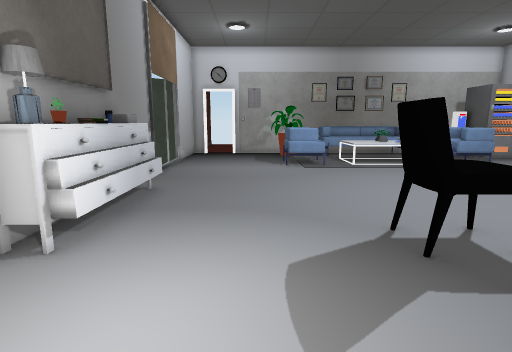
[1] (above)

18 first-person views from a walk through a 3-D level made in the Unity game engine. The camera is 1.2 m above the floor, tilts 10° down and sees 80° across. The floor is counted in squares, 0.5 m on a side. Each view is taken from the middle of a square. On the plan, view 1 faces up. The plan holds only what a view shows up to about 19 squares ahead; the rest is blank. Door leaves are left out, so doorways stand open. Some surface patterns are stand-ins.

[2]
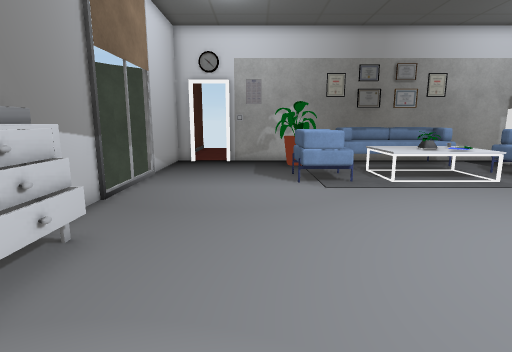

[3]
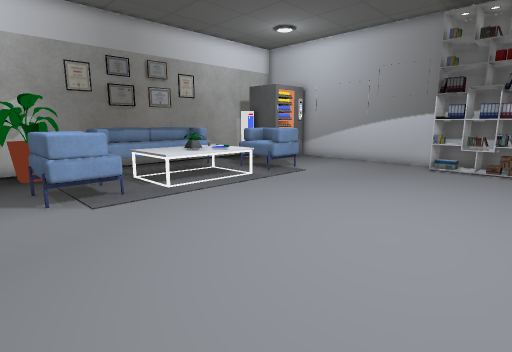

[4]
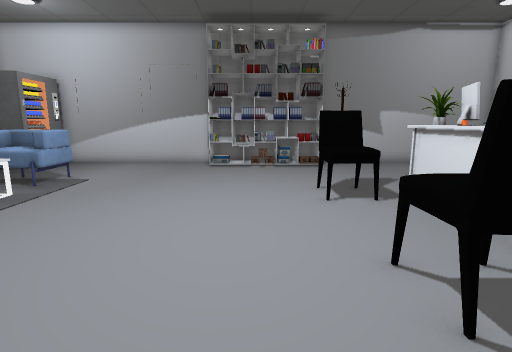

[5]
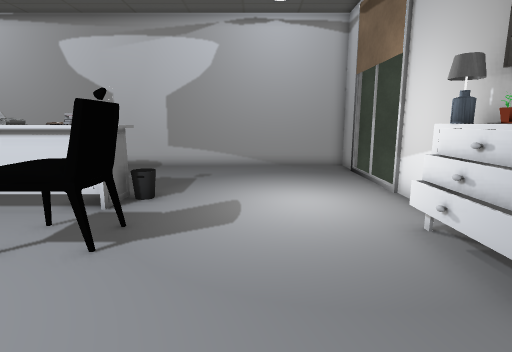

[6]
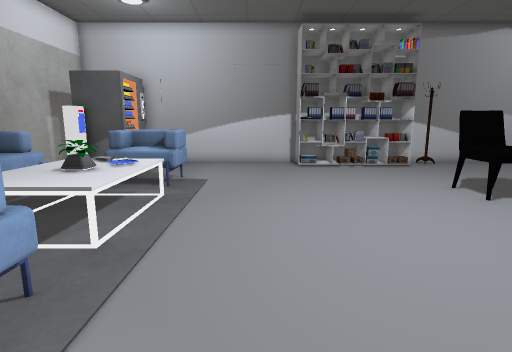

[7]
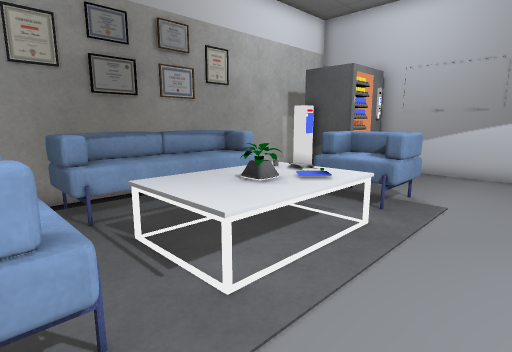

[8]
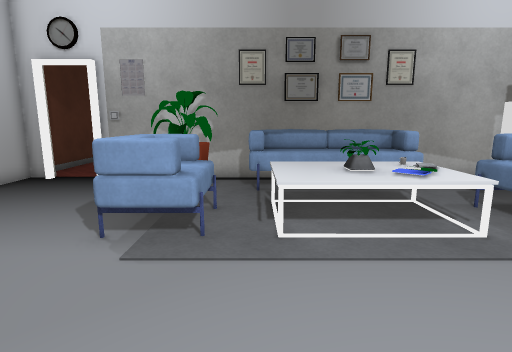

[9]
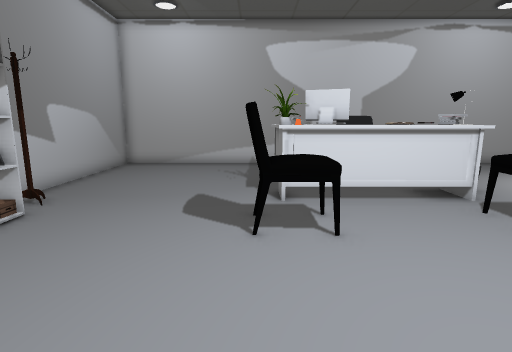

[10]
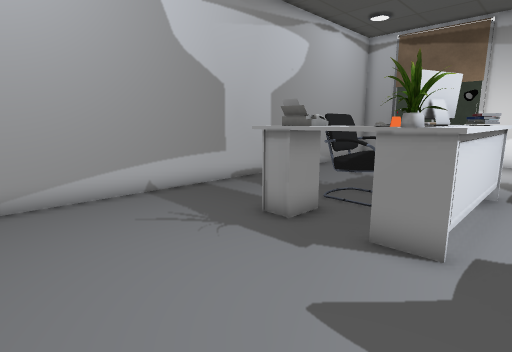

[11]
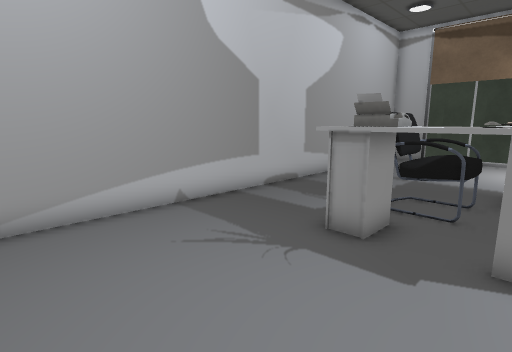

[12]
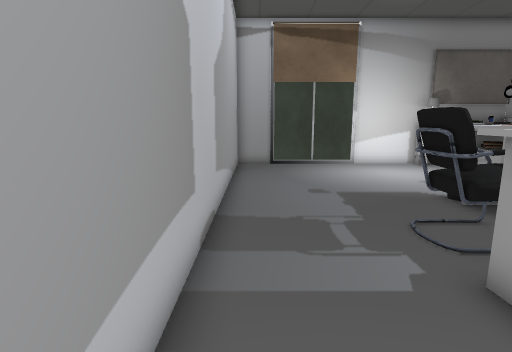

[13]
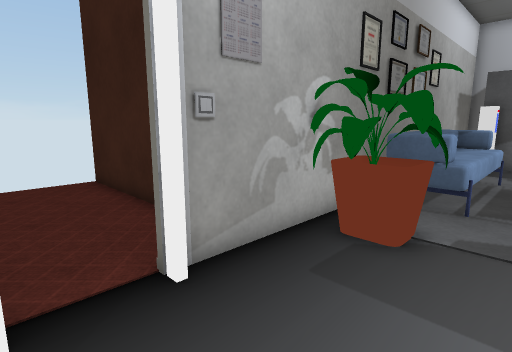

[14]
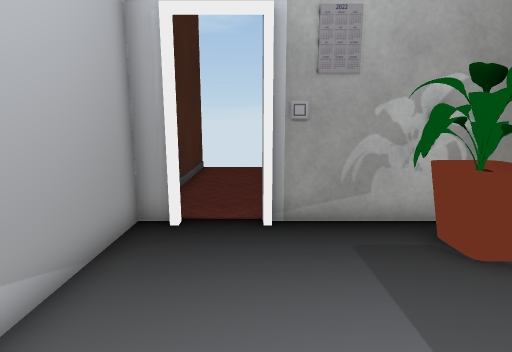

[15]
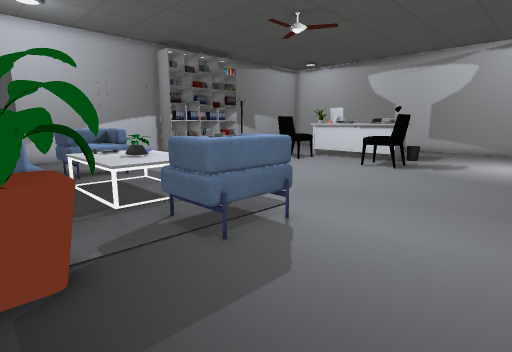

[16]
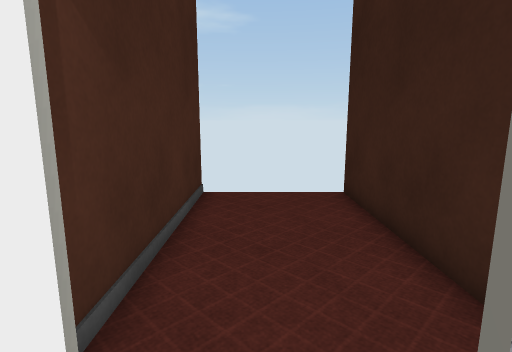

[17]
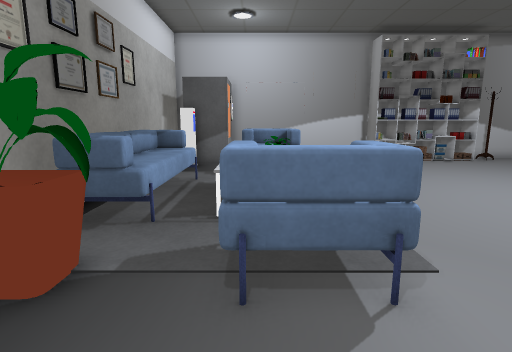

[18]
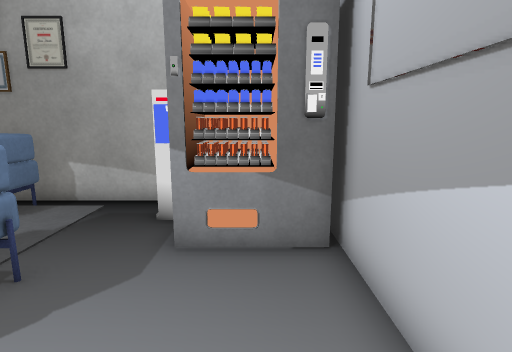

### Floor plan
Key: @ floor where view 1 was taken; # wall or solid block; x gap in a wall; . floor; D open door; O other object.
Columns run from 6 left of view 1 to 19 right of it. Each row starts with its distance up from view 1.
 33  #....#
 32  #....#
 31  #....#
 30  #....#
 29  #....#
 28  #....#
 27  #....#
 26  #....
 25  #...
 24  ##DDO####################
 23  #.....OOO.OOOOOOO...OOOO#
 22  #......OO.OOOOOOO...OOO #
 21  #...................OOOO#
 20  #......  .OOOOOOOOO.... #
 19  x......OOOOOOOOOOOO.....#
 18   ......OOOOOOOOOOOO.....#
 17   ......OOOOOOOOOOOO.....#
 16   .......................#
 15  #.......................#
 14  #.......................#
 13  #.......................#
 12  #.....................OO#
 11  #O....................OO#
 10  #OO...................OO#
  9  #OO...................OO#
  8  #OO...................OO#
  7 O#O......OOO...O O.....OO#
  6  #OO.....O  ...O  .....OO#
  5  #O......OOO...O O.....OO#
  4  #........OOOOOOO.......O#
  3  #........#OOOOOO........#
  2  #........OOOOOOO........#
  1   ..........OOOOO........#
  0   ....@.....OOOOO........#
 -1   ...........O.OO........#
 -2   .......................#
 -3  x.......................#
 -4  #.......................#
 -5  #########################

Positions as (right, up) in squares from view 1, and headings:
1: (0, 0), facing up
2: (0, 5), facing up
3: (0, 7), facing up-right
4: (0, 9), facing right
5: (0, 12), facing down
6: (0, 14), facing right
7: (3, 14), facing up-right
8: (5, 11), facing up
9: (11, 13), facing down
10: (16, 5), facing down-left
11: (16, 3), facing down-left
12: (13, -4), facing left
13: (-4, 20), facing up-right
14: (-2, 17), facing up
15: (-3, 23), facing down-right
16: (-3, 23), facing up
17: (-2, 19), facing right
18: (17, 15), facing up
